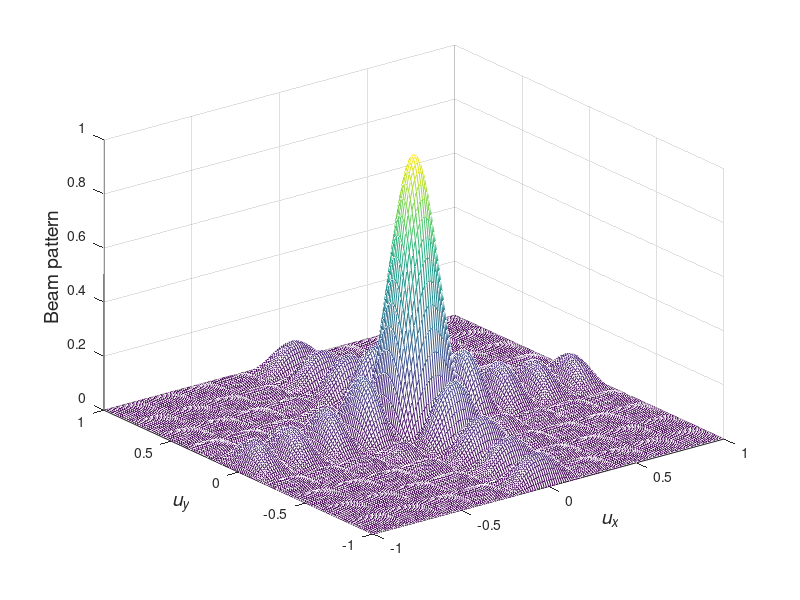
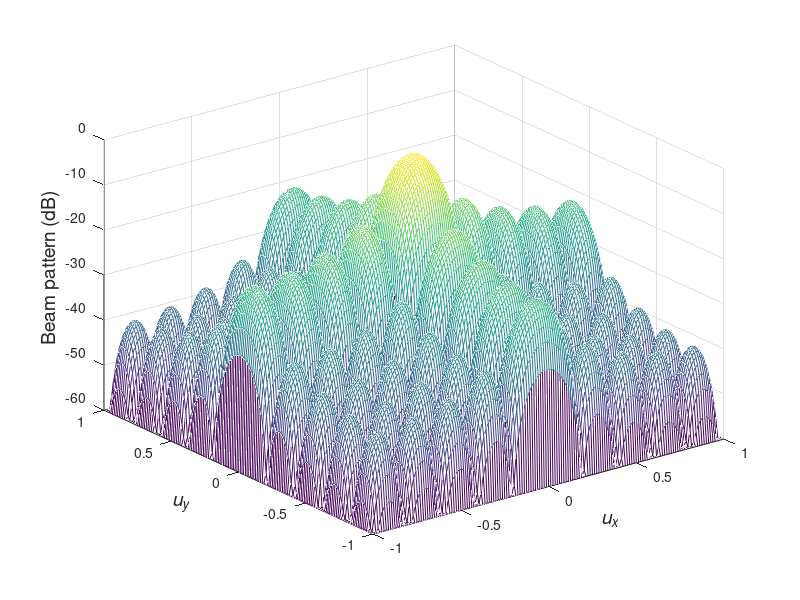

Recreate these plots in MATLAB, in order.
%%%%%%%%%%%%%%%%%%%%%%%%%%%%%%%%
% Figure 4.10 & 4.11
% Beampattern of uniformly weighted rectangular array						
% Xiaomin Lu 11/2/98	
% Updated by K. Bell 9/29/00
% Updated by Lillian Xiaolan Xu 02/12/2001, K. Bell 9/30/01
% Function called: sinc
%%%%%%%%%%%%%%%%%%%%%%%%%%%%%%%%

% Description:
%    Redrawing of Figure 4.10, 
% Parameters:
%    N=M=10, dx = dy = lambda/2 , betax = betay = 0

close all
clear all

N = 10;
M = 10;

[ux,uy] = meshgrid(-1:1/80:1);
psix = pi*ux;
psiy = pi*uy;

Beam = sinc(1/pi*N*psix/2)./sinc(1/pi*psix/2);
Beam = Beam.*sinc(1/pi*M*psiy/2)./sinc(1/pi*psiy/2);
Beam = abs(Beam)/max(max(abs(Beam)));

mesh(ux,uy,Beam);
xlabel('\it u_x','Fontsize',14);
ylabel('\it u_y','Fontsize',14);
zlabel('Beam pattern','Fontsize',14);
%title('Response of planar array, N=M=10, dx=dy=\lambda/2, uniform weight')

figure
Beam = 20*log10(Beam);
for i = 1:size(Beam,1)
   for j = 1:size(Beam,2)
      if (Beam(i,j)< -60)
         Beam(i,j) = -60;
      end
   end
end

mesh(ux,uy,Beam)
  
xlabel('\it u_x','Fontsize',14);
ylabel('\it u_y','Fontsize',14);
zlabel('Beam pattern (dB)','Fontsize',14);
%title('Reponse of planar array, N=M=10, dx=dy=\lambda/2, uniform weight')



